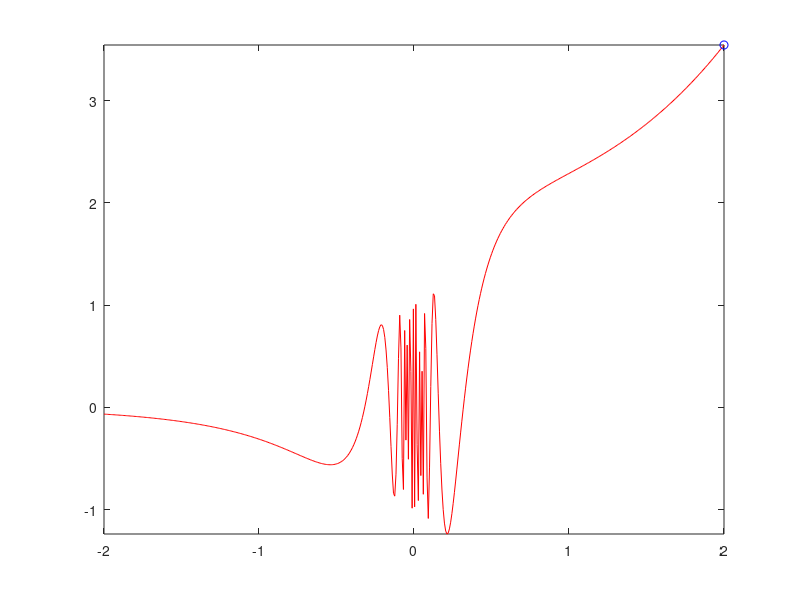

This chart was generated by the following MATLAB code: (Note: this script raises an error after producing the figure.)
% Math 3341, Spring 2018
% Lab 10

% Demonstrates two ways to create an animated line.

clear; close all;

%% uses comet to animate plotting of a line
figure;
u = linspace(-2,2,500);
v = exp(u).*sin(1./u);
comet(u,v)

%% another way to create an animated line
figure;
x = linspace(-pi,pi,2000);
y = cos(tan(x)) - tan(sin(x));
h = animatedline('Marker', '.','Color','b','MarkerSize',5); % creates an animated line option

axis ([min(x) max(x) min(y) max(y)])

for k = 1:length(x)
    addpoints(h,x(k),y(k)) % adds points to animated line
    drawnow % updates figure onscreen after addpoints called
end
